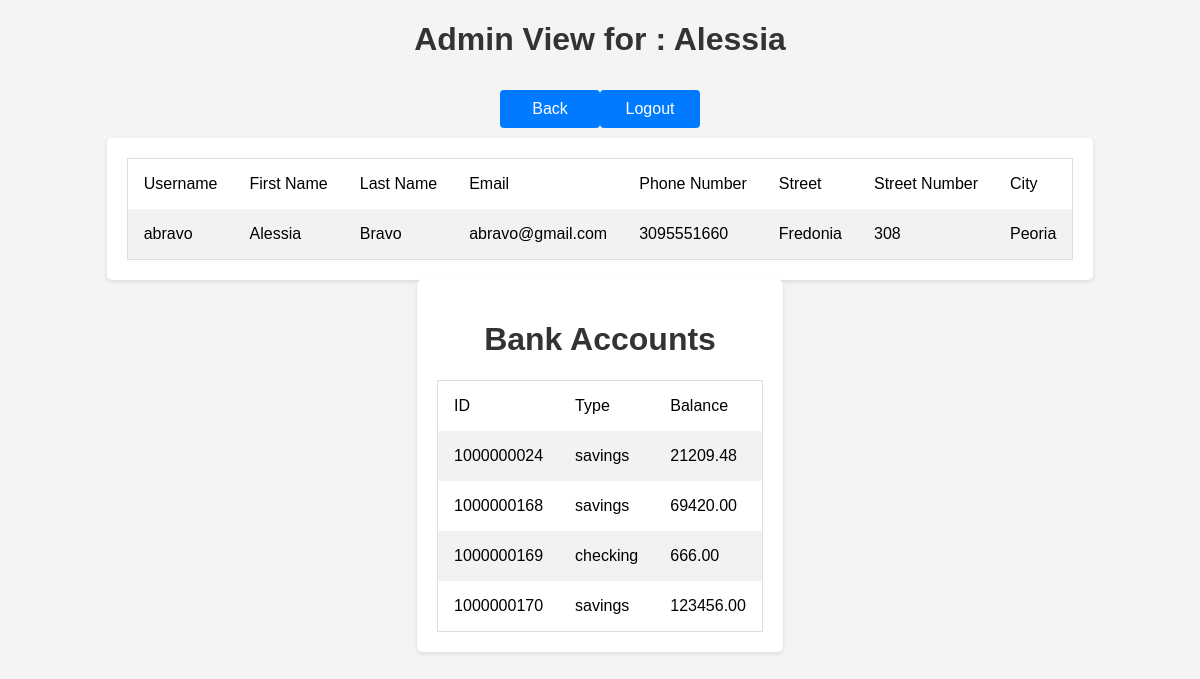
Screenshot of /admin-stuffs/adminOverrideClientInfo.php?AdminClient=abravo (signed in) with the database file from the repository.
### tables this page shows
CREATE TABLE `client` (
  `username` varchar(20) NOT NULL,
  `password` varchar(20) DEFAULT NULL,
  `f_name` varchar(20) DEFAULT NULL,
  `l_name` varchar(20) DEFAULT NULL,
  `email` varchar(50) DEFAULT NULL,
  `phone_num` varchar(10) DEFAULT NULL,
  `street_num` varchar(10) DEFAULT NULL,
  `street` varchar(20) DEFAULT NULL,
  `city` varchar(20) DEFAULT NULL
);

CREATE TABLE `account` (
  `account_id` varchar(10) NOT NULL,
  `account_owner` varchar(20) DEFAULT NULL,
  `account_type` varchar(10) DEFAULT NULL,
  `balance` decimal(11,2) DEFAULT NULL
);

### includes/functions.php (called while the page is built, shortened)
<?php
    require_once 'db.php';
    function getAccounts($user) {
        global $conn;
        $query = "SELECT account_id, account_type, balance FROM account WHERE account_owner='".$user."'";
        $result = mysqli_query($conn, $query);
        return $result;
    }
    function getClientInfo($user) {
        global $conn;
        $query = "SELECT username, password, f_name, l_name, email, phone_num, street_num, street, city FROM client WHERE username='".$user."'";
        $result = mysqli_query($conn, $query);
        return $result;
    }
?>

### admin-stuffs/adminOverrideClientInfo.php (the view, shortened to what this page needs)
<!DOCTYPE html PUBLIC "-//W3C//DTD HTML 4.01 Transitional//EN"
    "http://www.w3.org/TR/html4/loose.dtd">
<?php
    require_once('../includes/db.php');
    require_once('../includes/functions.php');
    $user = $_SESSION['user'];
    $theTempUser = "nsoto";
    $persInfo = getClientInfo($user);
    if (isset($_GET['AdminClient'])) {
        $theTempUser = $_SESSION['tempUser'];
        $persInfo = getClientInfo($theTempUser);
    }
    else {
        echo $theTempUser;
    }
    $accounts = getAccounts($theTempUser);
?>
<html>
<head>
<link rel="stylesheet" href="../styles/styles.css">
</head>
<body>
    <h1>Admin View for : <?php echo mysqli_fetch_assoc(getClientInfo($theTempUser))['f_name'] ?></h1>
    <div class="nav">
        <a href="../admin.php">Back</a>
        <a href="?logout=true">Logout</a>
    </div>
    <div class="wrapper"><div class="table">
        <table>
            <tr>
                <td>Username</td>
                <td>First Name</td>
                <td>Last Name</td>
                <td>Email</td>
                <td>Phone Number</td>
                <td>Street</td>
                <td>Street Number</td>
                <td>City</td>
            </tr>
            <tr>
                <?php
                $row = mysqli_fetch_assoc($persInfo)
                ?>
                <td><?php echo $theTempUser; ?></td>
                <td><?php echo $row['f_name']; ?></td>
                <td><?php echo $row['l_name']; ?></td>
                <td><?php echo $row['email']; ?></td>
                <td><?php echo $row['phone_num']; ?></td>
                <td><?php echo $row['street']; ?></td>
                <td><?php echo $row['street_num']; ?></td>
                <td><?php echo $row['city']; ?></td>
            </tr>
        </table>
    </div></div>
    <div class="wrapper"><div class="table">
        <table>
            <h1>Bank Accounts</h1>
            <tr>
                <td>ID</td>
                <td>Type</td>
                <td>Balance</td>
            </tr>
            <tr>
                <?php
                while ($row = mysqli_fetch_assoc($accounts)) {
                ?>
                <td><?php echo $row['account_id']; ?></td>
                <td><?php echo $row['account_type']; ?></td>
                <td><?php echo $row['balance']; ?></td>
            </tr>
            <?php
            }
            ?>
        </table>
    </div></div>
</body>
</html>

### styles/styles.css (style rules this page uses)
* { box-sizing: border-box; }
body { font-family: Arial; background-color: #f4f4f4; margin: 0; padding: 0; justify-content: center; align-items: center; }
.nav { padding: 10px; display: flex; justify-content: center; }
.table { background-color: #fff; padding: 20px; border-radius: 5px; box-shadow: 0 2px 4px rgba(0, 0, 0, 0.1); display: inline-grid; }
.wrapper { display: flex; justify-content: center; align-items: center; }
h1 { color: #333; text-align: center; }
a { width: 100px; padding: 10px; background-color: #007bff; color: #fff; border: none; border-radius: 4px; cursor: pointer; text-decoration: none; text-align: center; }
table { border-collapse: collapse; border-spacing: 0; border: 1px solid #ddd; }
th, td { text-align: left; padding: 16px; }
tr:nth-child(even) { background-color: #f2f2f2; }

### rows the page displays
client: f_name "Alessia", l_name "Bravo", email "abravo@gmail.com", phone_num "3095551660", street "Fredonia", street_num "308", city "Peoria"
account: account_id "1000000024", account_type "savings", balance "21209.48"
account: account_id "1000000168", account_type "savings", balance "69420.00"
account: account_id "1000000169", account_type "checking", balance "666.00"
account: account_id "1000000170", account_type "savings", balance "123456.00"

### other values shown
$theTempUser "abravo"
